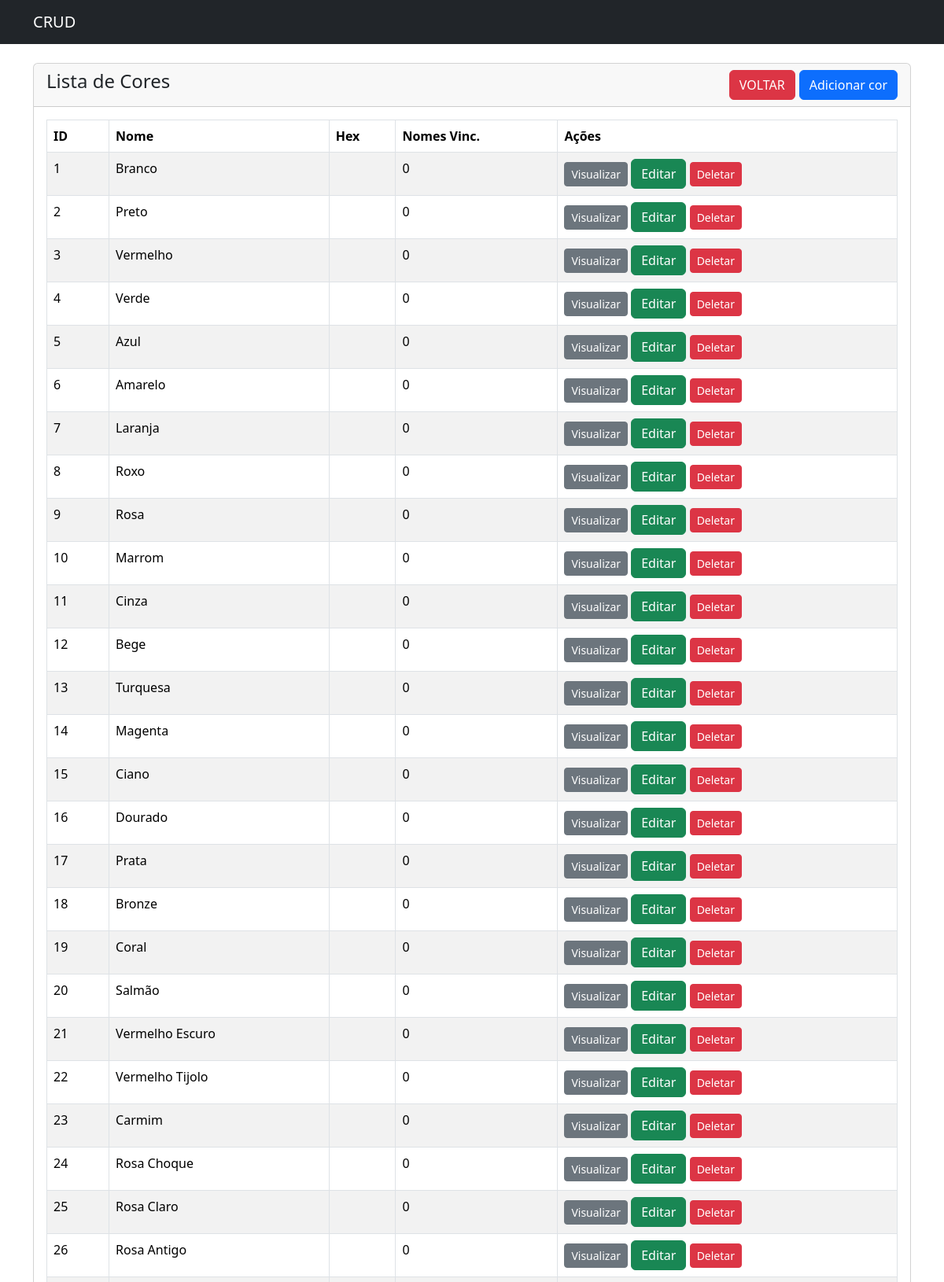
/cores/cores-screen.php (upper part), run on the app's committed database.
### tables this page shows
CREATE TABLE colors(

    id INTEGER PRIMARY KEY,
    name varchar(50) NOT NULL
, hex varchar(50));

### cores/cores-screen.php (the view, shortened to what this page needs)
<?php
$connection = new Connection();
$pdo = $connection->getConnection();
?>
<!doctype html>
<html lang="en">
<head>
    <link href="https://cdn.jsdelivr.net/npm/bootstrap@5.3.8/dist/css/bootstrap.min.css" rel="stylesheet"
>
</head>
<body>
    <?php include('../navbar.php'); ?>
    <div class="container mt-4">
        <div class="row">
            <div class="col-md-12">
                <div class="card">
                    <div class="card-header">
                        <h4>Lista de Cores
                            <a href="cores-create.php" class="btn btn-primary float-end">Adicionar cor</a>
                            <a href="../index.php" class="btn btn-danger float-end" style="margin-right: 5px;">VOLTAR</a>
                        </h4>
                    </div>
                    <div class="card-body">
                        <table class="table table-bordered table-striped">
                            <thead>
                                <tr>
                                    <th>ID</th>
                                    <th>Nome</th>
                                    <th>Hex</th>
                                    <th>Nomes Vinc.</th>
                                    <th>Ações</th>
                                </tr>
                            </thead>
                            <tbody>
                                <?php
                                $stmt = $pdo->prepare("SELECT * FROM colors");
                                $stmt->execute();
                                $cores = $stmt->fetchAll(PDO::FETCH_ASSOC);
                                if ($cores > 0) {
                                    foreach ($cores as $colors) {
                                        ?>
                                        <tr>
                                            <td><?= $colors['id'] ?></td>
                                            <td><?= $colors['name'] ?></td>
                                            <td><?= $colors['hex'] ?></td>
                                            <td>0</td>
                                            <td>
                                                <a href="cores-view.php?id=<?= $colors['id'] ?>"
                                                    class="btn btn-secondary btn-sm">Visualizar</a>
                                                <a href="cores-edit.php?id=<?= $colors['id'] ?>"
                                                    class="btn btn-success btn-sm8">Editar</a>
                                                <form action="cores-action.php" method="POST" class="d-inline">
                                                    <button type="submit" name="delete_cor" class="btn btn-danger btn-sm">
                                                        Deletar
                                                    </button>
                                                </form>
                                            </td>
                                        </tr>
                                    <?php }
                                } else {
                                    echo "<h5>Nenhum usuário encontrado.</h5>";
                                } ?>
                            </tbody>
                        </table>
                    </div>
                </div>
            </div>
        </div>
    </div>
</body>
</html>

### navbar.php
<nav class="navbar navbar-dark bg-dark">
    <div class="container-md">
        <a class="navbar-brand" href="#">CRUD</a>
    </div>
</nav>

### data on the page
colors: id "1", name "Branco"
colors: id "2", name "Preto"
colors: id "3", name "Vermelho"
colors: id "4", name "Verde"
colors: id "5", name "Azul"
colors: id "6", name "Amarelo"
colors: id "7", name "Laranja"
colors: id "8", name "Roxo"
colors: id "9", name "Rosa"
colors: id "10", name "Marrom"
colors: id "11", name "Cinza"
colors: id "12", name "Bege"
colors: id "13", name "Turquesa"
colors: id "14", name "Magenta"
colors: id "15", name "Ciano"
colors: id "16", name "Dourado"
colors: id "17", name "Prata"
colors: id "18", name "Bronze"
colors: id "19", name "Coral"
colors: id "20", name "Salmão"
colors: id "21", name "Vermelho Escuro"
colors: id "22", name "Vermelho Tijolo"
colors: id "23", name "Carmim"
colors: id "24", name "Rosa Choque"
colors: id "25", name "Rosa Claro"
colors: id "26", name "Rosa Antigo"
